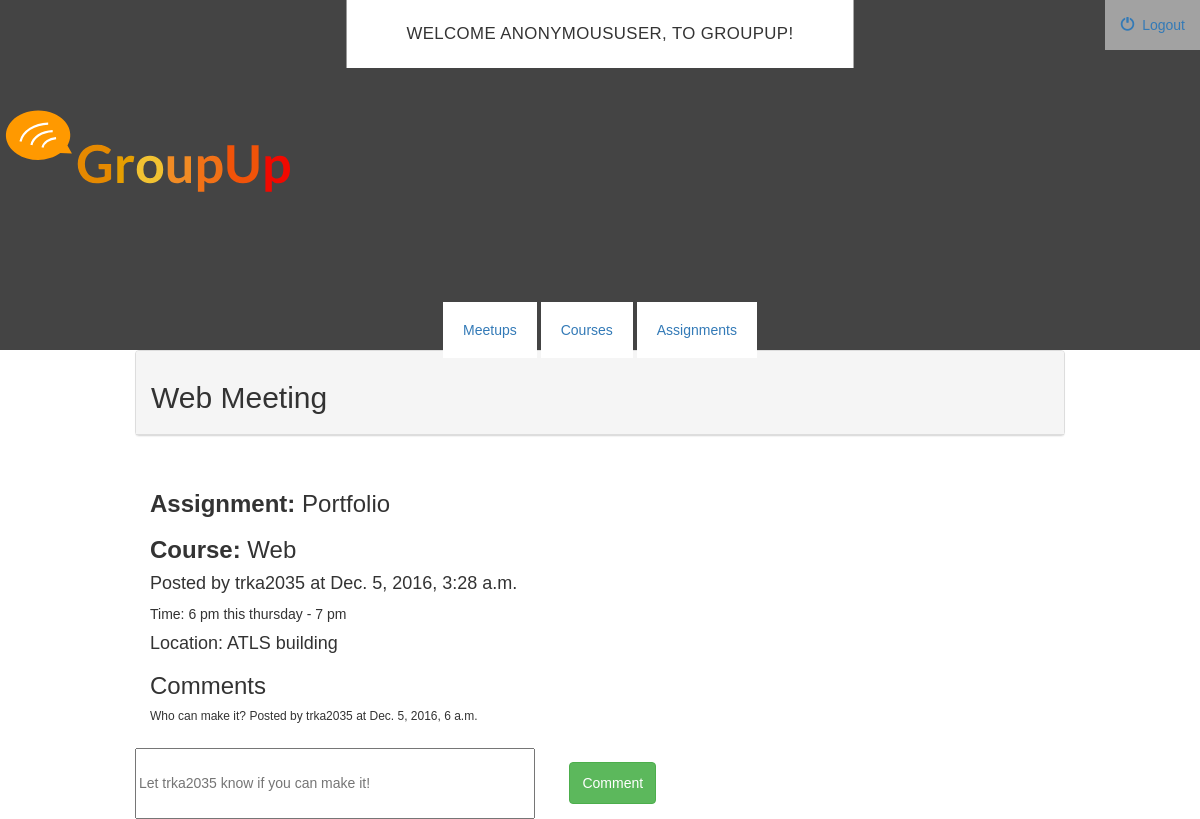
/meetups/4/, run on an earlier commit of the app's database.
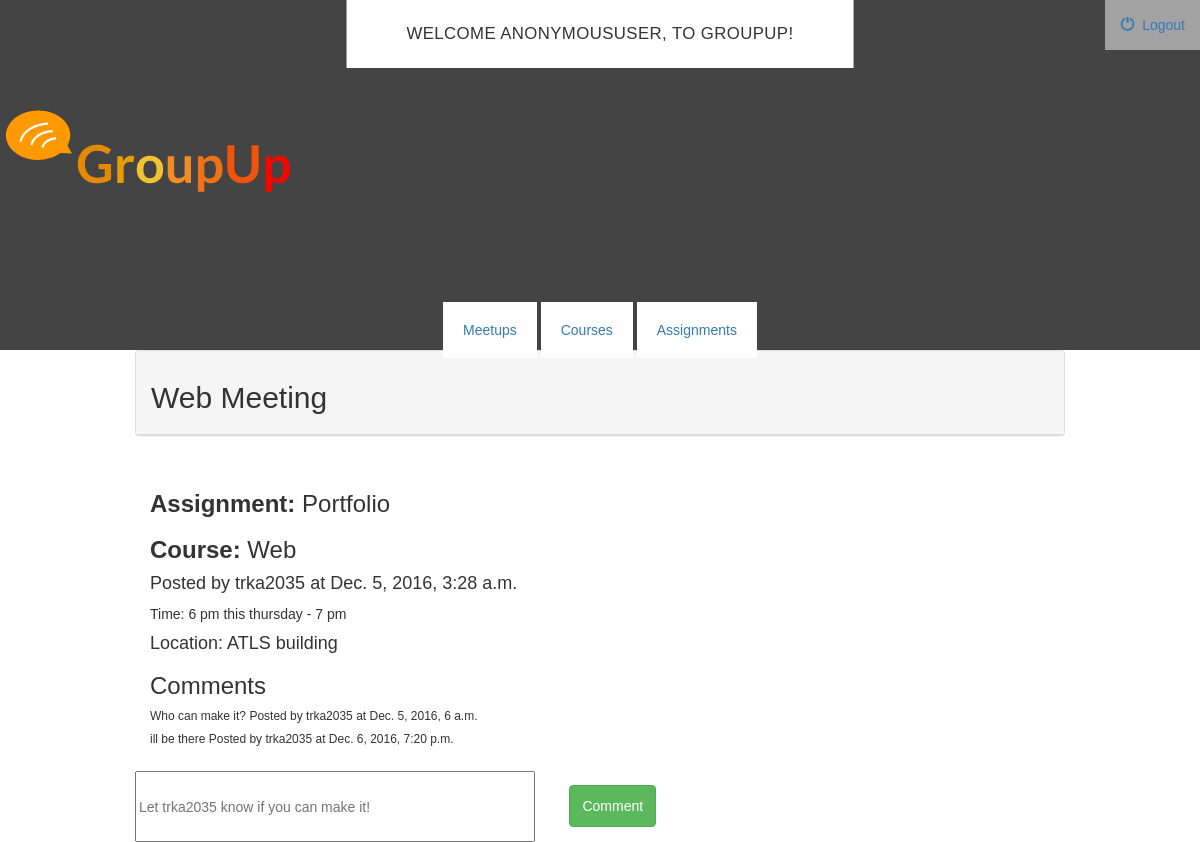
And on a later commit of the database.
### meetups/models.py (models this page shows, shortened)
class Comment(models.Model):
    meetup = models.ForeignKey(MeetUp, on_delete=models.CASCADE)
    user = models.ForeignKey(settings.AUTH_USER_MODEL, default=1)
    comment_content = models.CharField(max_length=50)
    created_at = models.DateTimeField(auto_now_add=True)

### meetups/views.py (the view)
# urls.py: url(r'^(?P<meetup_id>[0-9]+)/$', views.detail, name='detail'),
def detail(request, meetup_id):
	meetup = get_object_or_404(MeetUp, pk=meetup_id)
	form = CommentForm(request.POST, request.FILES)
	return render(request, 'meetups/detail.html', {'meetup':meetup, 'form':form})

### home/forms.py
class CommentForm(forms.ModelForm):
    class Meta:
        model = Comment
        fields = ['comment_content']

### assignments/models.py (called while the page is built)
    def __str__(self):
        return self.title

### courses/models.py (called while the page is built)
    def __str__(self):
        return self.title

### meetups/models.py (called while the page is built)
    def __str__(self):
        return self.title

### meetups/templates/meetups/detail.html (shortened to what this page needs)
{% extends 'courses/base.html' %}
{% block body %}
  <div class="container-fluid">
    <div class="panel panel-default">
      <div class="panel-heading">
        <h2>{{ meetup.title }}</h2>
      </div>
    </div>
      <div class="panel-body">
        <h3><strong>Assignment:</strong> {{ meetup.assignment }}</h3>
        <h3><strong>Course:</strong> {{ meetup.course }}</h3>
        <h4>Posted by {{ meetup.user }} at {{ meetup.created_at }}</h4>
        <p>Time: {{ meetup.start_time }} - {{ meetup.est_end_time }}</p>
        <h4>Location: {{ meetup.location }}</h4>
        <h3>Comments</h3>
        {% for comment in meetup.comment_set.all %}
        <div class="comment-container">
          <div class="comment-content">
            <h6>{{ comment.comment_content }} Posted by {{ comment.user }} at {{ comment.created_at }}</h6>
          </div>
        </div>
        {% endfor %}
      </div>
      <form class="comment-form" role="form" action="{% url 'meetups:create_comment' meetup.id %}" method="post" enctype="multipart/form-data">
          <input type="text" id="id_comment_content" maxlength="50" name="comment_content" placeholder="Let {{ meetup.user }} know if you can make it!" required>
            <div class="form-group">
              <div class="col-sm-offset-2 col-sm-10">
                  <button type="submit" class="btn btn-success">Comment</button>
              </div>
            </div>
      </form>
  </div>
{% endblock %}

What changed in the data, as far as the page shows it:
added Comment: comment_content "ill be there", user "trka2035", created_at "Dec. 6, 2016, 7:20 p.m."
